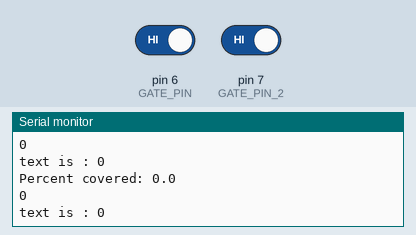
This sketch was run on a simulated Arduino Uno, built with avr-gcc and run on an emulated ATmega328P. Parts: the last lines printed to the serial monitor. Inputs (shaded band) come from the test bench; at power-on: pin 6 (GATE_PIN) HIGH, pin 7 (GATE_PIN_2) HIGH. No radio packets arrive unless stated.

Above: at 1.2 s.
1.3 s: pin 6 (GATE_PIN) driven LOW
At 1.51 s:
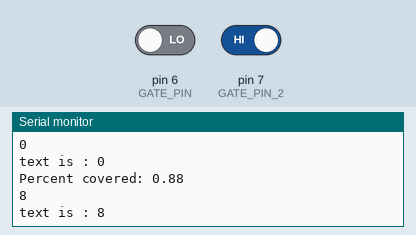
2.8 s: pin 7 (GATE_PIN_2) driven LOW
At 3.04 s:
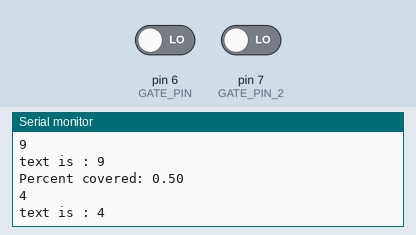
4.3 s: pin 6 (GATE_PIN) driven HIGH
5.8 s: pin 7 (GATE_PIN_2) driven HIGH
Timing chart, 0 to 8.3 s (numbered marks = the images above; inputs shaded):
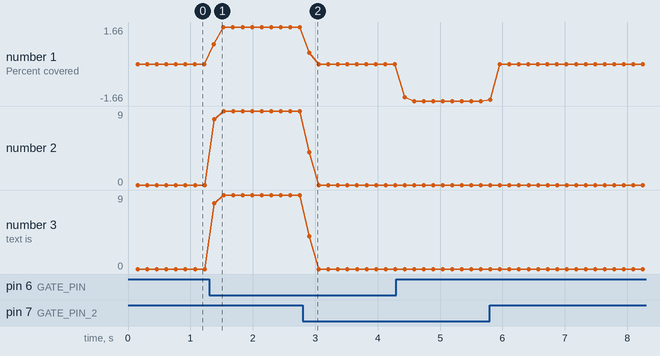

Measured:
- after the input at 1.3 s, the serial monitor: prints a new line after 0.08 s (image 1)
- after the input at 2.8 s, the serial monitor: prints a new line after 0.10 s (image 2)
- plotted number 1: 0 → 1.66 after the input at 1.3 s, 0 → -1.66 after the input at 4.3 s
- plotted number 2: 0 → 9 after the input at 1.3 s
- plotted number 3: 0 → 9 after the input at 1.3 s

The sketch:

telltale_input_RIGHT.ino
```cpp
/*
 * Program that uses photogate to examine tell-tale
 */

#include <Arduino.h>
#include <SPI.h>
#include <nRF24L01.h>
#include <RF24.h>
RF24 radio(9, 10); // CE, CSN
const byte address[6] = "00010";


//---program consts---

//time
const int string_check_time = 1;
const int flow_check_time = 30;
const int base_delay = 5;
const int flow_check_delay = 0;

const int GATE_PIN = 6;
const int GATE_PIN_2 = 7;

const int max_when_testing = flow_check_time * 0.6; //TODO - set this !!
const int max_in_flow = min(max_when_testing, int(flow_check_time/string_check_time));
const int msg_max_val = 9;

//const int string_thresh = 20;
#define STRING_THRESH 0.2


//---program vars---
int num_string_seen = 0;
int num_loops = 0;


void setup() {
  //while(!Serial); // for flora
  //delay(500);


  num_string_seen = 0;
  num_loops = 0;

  pinMode(GATE_PIN, INPUT);
  pinMode(GATE_PIN_2, INPUT);
  Serial.begin(115200);       // for debugging

  radio.begin();
  radio.openWritingPipe(address);
  radio.setPALevel(RF24_PA_MIN);
  radio.stopListening();


}

void loop() {
  // put your main code here, to run repeatedly:


  if(num_loops % string_check_time == 0){
    //check string state
    check_string();
  }

  if(num_loops == flow_check_time){
    //examine flow
    //Serial.println(num_string_seen);

    int flow_num = examine_flow();

    //send values
    send_out(flow_num);

    //reset vars
    num_string_seen = 0;
    num_loops = 0;
    delay(flow_check_delay);

  }
  num_loops++;
  delay(base_delay);

}

/*
 *Method to check if string crosses gate
 */
void check_string(){
  int string_state = digitalRead(GATE_PIN);
  //Serial.println(string_state);

  if (string_state == 0){
    num_string_seen++;
    //Serial.println("Saw string!");

  }

  int bot_state = digitalRead(GATE_PIN_2);
  if (bot_state == 0){
    num_string_seen--;
    //Serial.println("string on bottom!");

  }

  //Serial.print("Counting string passes: ");
  //Serial.println(num_string_seen);

  return;
}

/*
 * Method to analyze what fraction of time string covered the gate
 */
int examine_flow(){
  double percent_seen = double(num_string_seen)/max_in_flow;
  Serial.print("Percent covered: ");
  printDouble(percent_seen, 100);

   //scale the value to communication scale
  int scaled_flow = int(percent_seen * msg_max_val);

  if(scaled_flow > msg_max_val){
    scaled_flow = msg_max_val;
  }
  if(scaled_flow < 0){
    scaled_flow = 0;
  }
  return scaled_flow;

}

/*
 * Method to send results to reciving device
 * #TODO - switch to bluetooth output
 */
void send_out(int msg){
  Serial.println(msg); //for debugging

  //send over radio
  char the_num = msg + '0';
  char text[] = {the_num};


  Serial.print("text is : ");
  Serial.println(text[0]);

  //Serial.println("trying to send");

  radio.write(&text, sizeof(text));

  //Serial.println("sent");


  return;

}


void printDouble( double val, unsigned int precision){
// prints val with number of decimal places determine by precision
// NOTE: precision is 1 followed by the number of zeros for the desired number of decimial places
// example: printDouble( 3.1415, 100); // prints 3.14 (two decimal places)

   Serial.print (int(val));  //prints the int part
   Serial.print("."); // print the decimal point
   unsigned int frac;
   if(val >= 0)
       frac = (val - int(val)) * precision;
   else
       frac = (int(val)- val ) * precision;
   Serial.println(frac,DEC) ;
}
```
